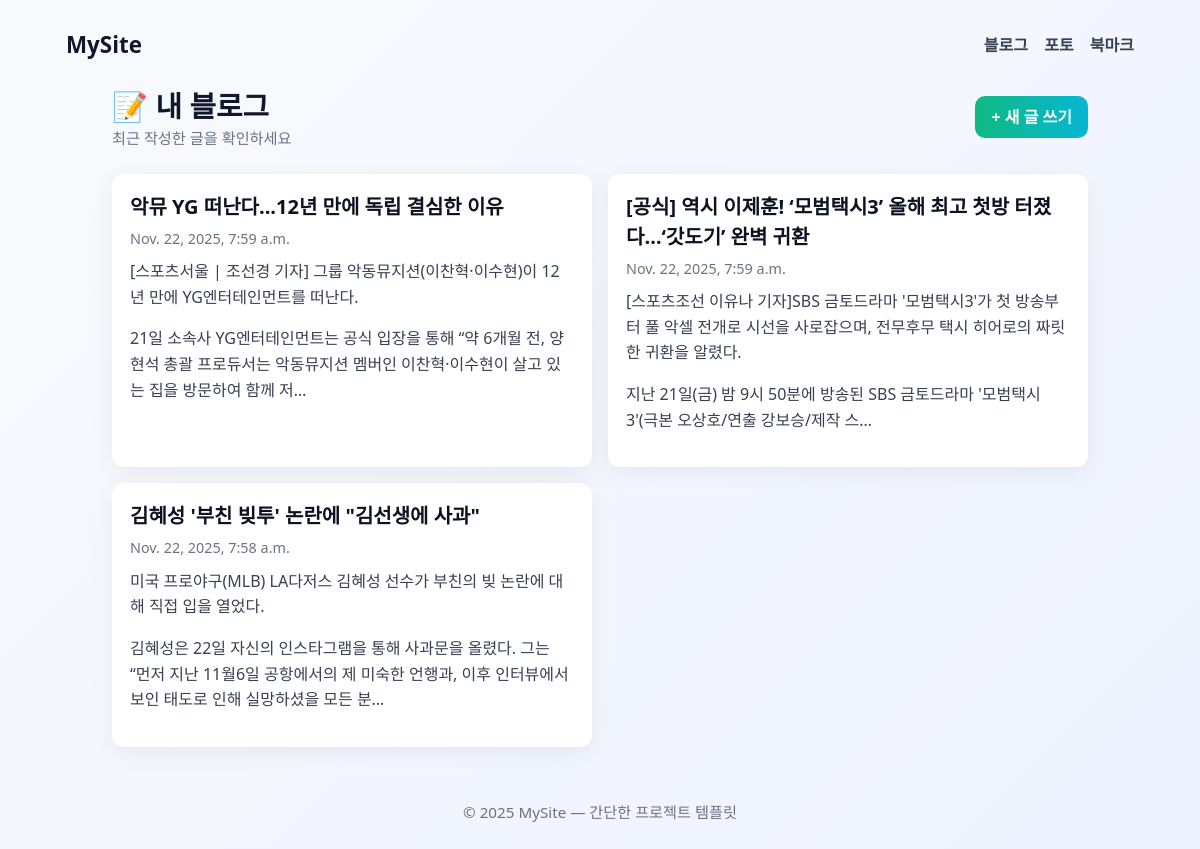
The page /blog/ on the database as committed earlier.
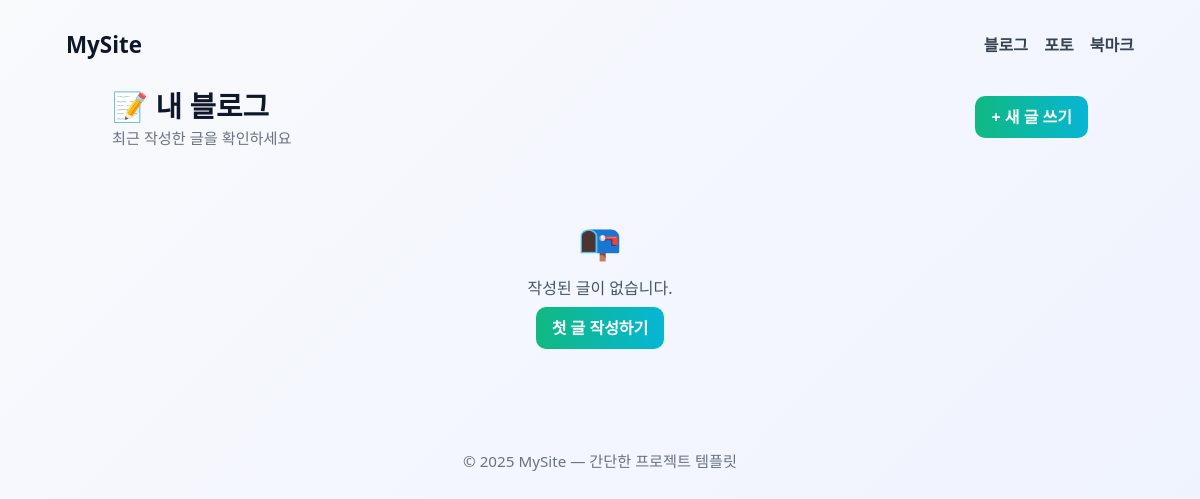
The same page on the database as committed later.
### blog/models.py (models this page shows, shortened)
class Post(models.Model):
    title = models.CharField(max_length=200)
    content = models.TextField()
    created_at = models.DateTimeField(auto_now_add=True)

### blog/views.py (the view)
# urls.py: path('', PostListView.as_view(), name='list'),
class PostListView(ListView):
    model = Post
    ordering = ['-created_at']

### blog/templates/blog/post_list.html (shortened to what this page needs)
{% extends 'base.html' %}
{% block content %}
<div class="container">
    <div class="header">
        <div>
            <div class="title">📝 내 블로그</div>
            <div class="subtitle">최근 작성한 글을 확인하세요</div>
        </div>
        <div>
            <a href="{% url 'write' %}" class="write-btn">+ 새 글 쓰기</a>
        </div>
    </div>
    {% if object_list %}
        <div class="posts">
            {% for post in object_list %}
                <article class="post-card">
                    <a href="{% url 'detail' post.pk %}" class="post-title">{{ post.title }}</a>
                    <div class="post-meta">{{ post.created_at }}</div>
                    {% if post.content %}
                        <div class="post-excerpt">{{ post.content|truncatechars:150|linebreaks }}</div>
                    {% endif %}
                </article>
            {% endfor %}
        </div>
    {% else %}
        <div class="empty">
            <div style="font-size:2.2rem; margin-bottom:10px;">📭</div>
            <p>작성된 글이 없습니다.</p>
            <p style="margin-top:12px;"><a href="{% url 'write' %}" class="write-btn">첫 글 작성하기</a></p>
        </div>
    {% endif %}
</div>
{% endblock %}

### templates/base.html (shortened to what this page needs)
<!DOCTYPE html>
<html lang="ko">
<head>
    <link href="https://cdn.jsdelivr.net/npm/bootstrap@5.3.0/dist/css/bootstrap.min.css" rel="stylesheet">
</head>
<body>
    <div class="site-wrap">
        <header class="site-header">
            <div class="brand">
                <div class="logo">MySite</div>
            </div>
            <nav class="site-nav">
                <a href="/blog/">블로그</a>
                <a href="/photo/">포토</a>
                <a href="/bookmark/">북마크</a>
            </nav>
        </header>
        <main>
            {% block content %}{% endblock %}
        </main>
        <footer class="site-footer">
            © {{ year|default:2025 }} MySite — 간단한 프로젝트 템플릿
        </footer>
    </div>
</body>
</html>

### templates/base.html (style rules this page uses)
:root { --bg:#f8fafc; --card:#ffffff; --muted:#6b7280; --accent1:#667eea; --accent2:#764ba2; }
* { box-sizing:border-box;margin:0;padding:0 }
body { font-family: 'Segoe UI', Tahoma, Geneva, Verdana, sans-serif;background:linear-gradient(135deg,var(--bg),#eef2ff);color:#0f172a;min-height:100vh }
.site-wrap { max-width:1100px;margin:0 auto;padding:28px 16px }
header.site-header { display:flex;align-items:center;justify-content:space-between;margin-bottom:22px }
.brand { display:flex;align-items:center;gap:12px }
.brand .logo { font-size:1.4rem;font-weight:800 }
nav.site-nav a { margin-left:12px;color:#374151;text-decoration:none;font-weight:700 }
.container { max-width:1000px;margin:0 auto }
footer.site-footer { margin-top:36px;padding:18px 0;color:var(--muted);font-size:0.95rem;text-align:center }

### blog/templates/blog/post_list.html (style rules this page uses)
.header { display:flex; align-items:center; justify-content:space-between; margin-bottom: 24px; }
.title { font-size: 1.8rem; font-weight: 800; color: #0f172a; }
.subtitle { color: #6b7280; font-size: 0.95rem; }
.write-btn { background: linear-gradient(90deg, #10b981 0%, #06b6d4 100%); color: white; padding: 10px 16px; border-radius: 10px; text-decoration: none; font-weight: 700; }
.empty { text-align:center; padding: 40px; color: #475569; }

Rows that differ between the two databases and show on the page:
removed Post: title "악뮤 YG 떠난다...12년 만에 독립 결심한 이유", created_at "Nov. 22, 2025, 7:59 a.m.", content "[스포츠서울 | 조선경 기자] 그룹 악동뮤지션(이찬혁·이수현)이 12년 만에 YG엔터테인먼트를 떠난다. 21일 소속사 YG엔터테인먼트는 공식 입장을 통해 “약 6개월 전, 양현석 총괄 프로듀서는 악동뮤지션 멤버인 이찬혁·이수현이 살고 있는 집을 방문하여 함께 저…"
removed Post: title "[공식] 역시 이제훈! ‘모범택시3’ 올해 최고 첫방 터졌다…‘갓도기’ 완벽 귀환", created_at "Nov. 22, 2025, 7:59 a.m.", content "[스포츠조선 이유나 기자]SBS 금토드라마 '모범택시3'가 첫 방송부터 풀 악셀 전개로 시선을 사로잡으며, 전무후무 택시 히어로의 짜릿한 귀환을 알렸다. 지난 21일(금) 밤 9시 50분에 방송된 SBS 금토드라마 '모범택시3'(극본 오상호/연출 강보승/제작 스…"
removed Post: title "김혜성 '부친 빚투' 논란에 \"김선생에 사과\"", created_at "Nov. 22, 2025, 7:58 a.m.", content "미국 프로야구(MLB) LA다저스 김혜성 선수가 부친의 빚 논란에 대해 직접 입을 열었다. 김혜성은 22일 자신의 인스타그램을 통해 사과문을 올렸다. 그는 “먼저 지난 11월6일 공항에서의 제 미숙한 언행과, 이후 인터뷰에서 보인 태도로 인해 실망하셨을 모든 분…"
Other text that changed with them:
text now shown: "📭 작성된 글이 없습니다. 첫 글 작성하기"
